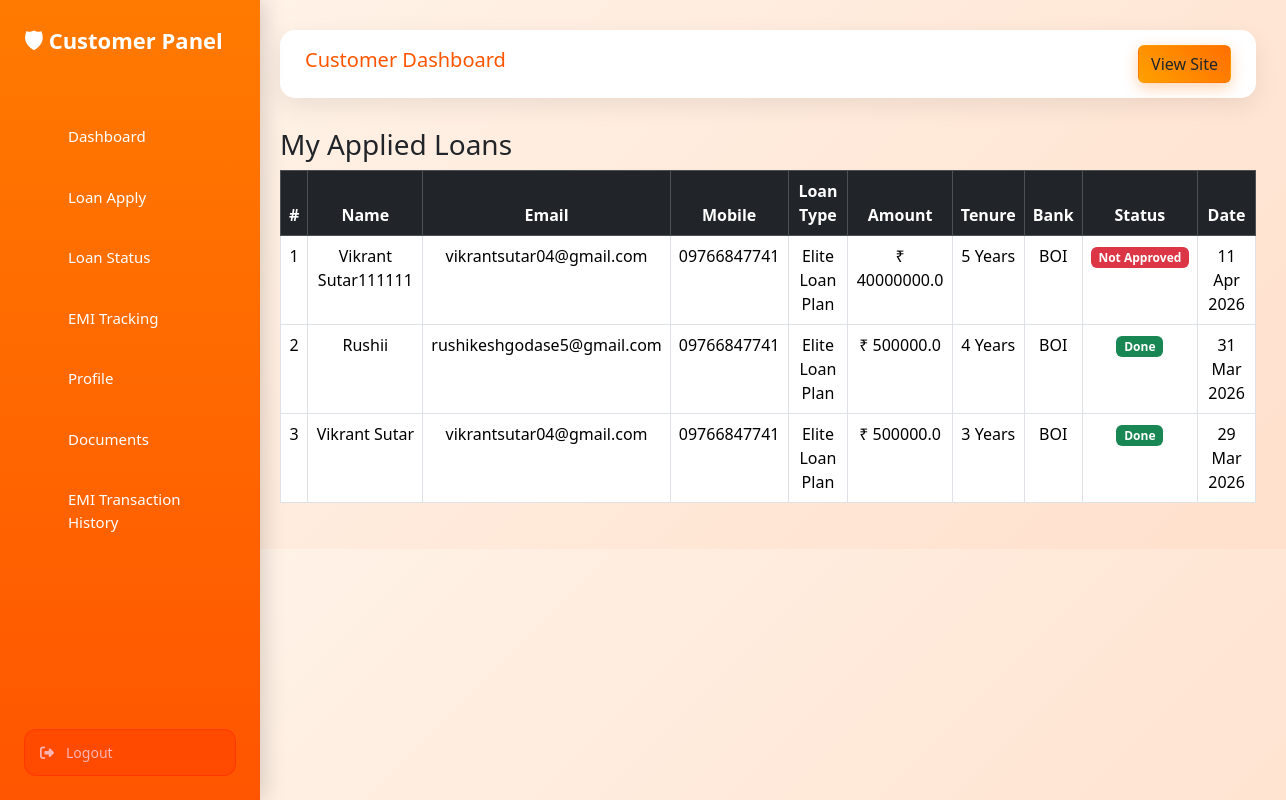
Screenshot of /customer-panel/apply-loan/ (signed in) with the database file from the repository.
### customer/models.py (models this page shows, shortened)
class Loan(models.Model):
    STATUS = (
        ('Pending', 'Pending'),
        ('Approved', 'Approved'),
        ('Rejected', 'Rejected'),
    )
    customer = models.ForeignKey(Customer, on_delete=models.CASCADE)
    loan_head = models.ForeignKey(
        "admin_panel.LoanHead",
        on_delete=models.SET_NULL,
        null=True,
        blank=True
    )
    full_name = models.CharField(max_length=100, blank=True)
    email = models.EmailField(blank=True)
    loan_type = models.CharField(max_length=50)
    amount = models.FloatField()
    tenure = models.IntegerField()
    bank = models.CharField(max_length=100)
    mobile = models.CharField(max_length=15)
    interest_rate = models.FloatField(default=10)
    status = models.CharField(max_length=20, choices=STATUS, default='Pending')
    applied_date = models.DateTimeField(auto_now_add=True)

### customer/views.py (the view)
# urls.py: path('apply-loan/', views.apply_loan, name='apply_loan'),
def apply_loan(request):
    customer_id = request.session.get("customer_id")
    if not customer_id:
        return redirect("login")
    loans = Loan.objects.filter(customer_id=customer_id).order_by('-id')
    return render(request, "customer/apply_loan.html", {
        "loans": loans
    })

### customer/templates/customer/apply_loan.html
{% extends 'customer/base_customer.html' %}
{% block content %}
<div class="loan-head fade-up">
<h3 class="mt-4">My Applied Loans</h3>
<div class="table-responsive">
<table class="table table-bordered table-hover">
    <thead class="table-dark text-center">
        <tr>
            <th>#</th>
            <th>Name</th>
            <th>Email</th>
            <th>Mobile</th>
            <th>Loan Type</th>
            <th>Amount</th>
            <th>Tenure</th>
            <th>Bank</th>
            <th>Status</th>
            <th>Date</th>
        </tr>
    </thead>
    <tbody>
    {% for loan in loans %}
    <tr class="text-center">
        <td>{{ forloop.counter }}</td>
        <td>{{ loan.full_name }}</td>
        <td>{{ loan.email }}</td>
        <td>{{ loan.mobile }}</td>
        <td>{{ loan.loan_type }}</td>
        <td>₹ {{ loan.amount }}</td>
        <td>{{ loan.tenure }} Years</td>
        <td>{{ loan.bank }}</td>
        <td>
    {% if loan.status == "Approved" %}
        <span class="badge bg-success">Done</span>
    {% elif loan.status == "Rejected" %}
        <span class="badge bg-danger">Not Approved</span>
    {% else %}
        <span class="badge bg-warning text-dark">Pending</span>
    {% endif %}
</td>
        <td>{{ loan.applied_date|date:"d M Y" }}</td>
    </tr>
    {% empty %}
    <tr>
        <td colspan="10" class="text-center">
            No loans applied yet
        </td>
    </tr>
    {% endfor %}
    </tbody>
</table>
</div>
</div>
{% endblock %}

### static/css/customer.css (style rules this page uses)
* { margin: 0; padding: 0; box-sizing: border-box; font-family: 'Segoe UI', sans-serif; }
body { background: linear-gradient(135deg, #fff5eb, #ffe0cc); color: #333; }
.fade-up { opacity: 0; transform: translateY(40px); animation: fadeUp 0.8s ease forwards; }

### rows the page displays
Loan: full_name "Vikrant Sutar111111", email "vikrantsutar04@gmail.com", mobile "09766847741", loan_type "Elite Loan Plan", amount "40000000.0", tenure "5", bank "BOI", status "Not Approved", applied_date "11 Apr 2026"
Loan: full_name "Rushii", email "rushikeshgodase5@gmail.com", mobile "09766847741", loan_type "Elite Loan Plan", amount "500000.0", tenure "4", bank "BOI", status "Done", applied_date "31 Mar 2026"
Loan: full_name "Vikrant Sutar", email "vikrantsutar04@gmail.com", mobile "09766847741", loan_type "Elite Loan Plan", amount "500000.0", tenure "3", bank "BOI", status "Done", applied_date "29 Mar 2026"
